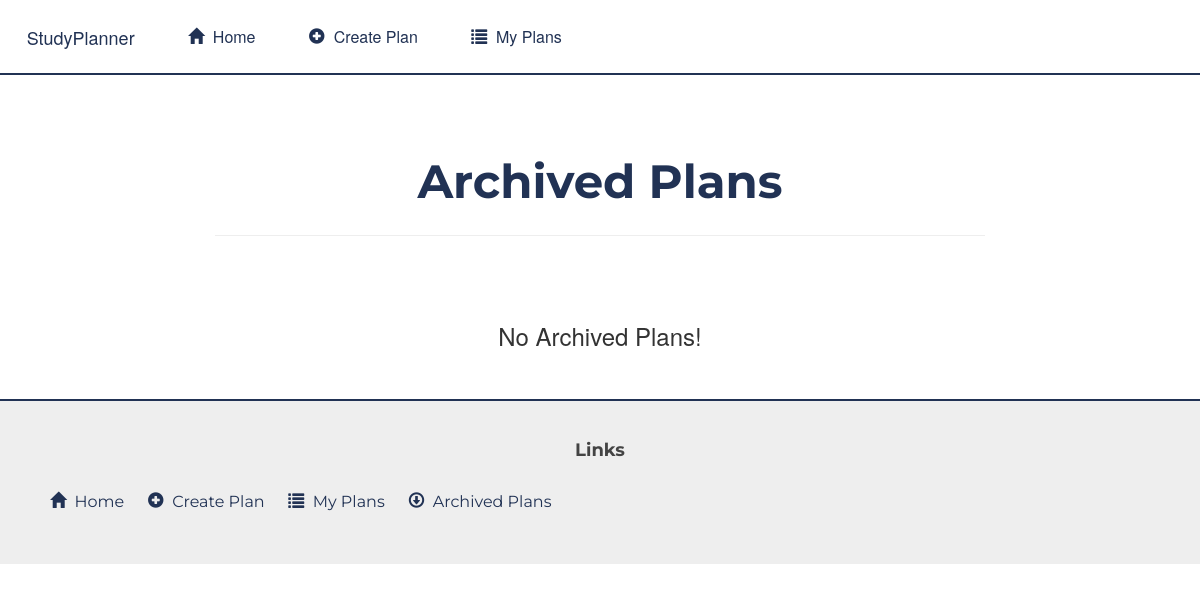
Page /planner/archived-plans/ on the earlier database version.
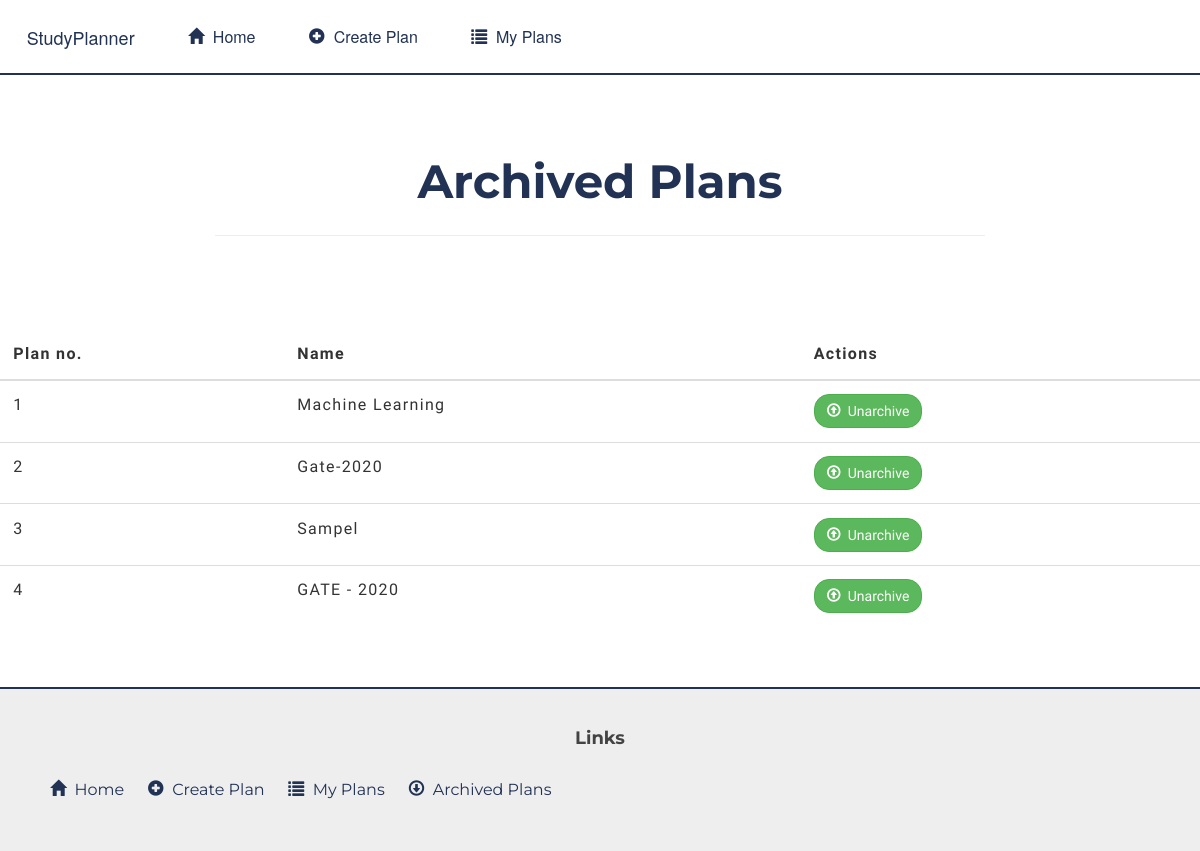
Same page on the later database version.
### studyplanner/models.py (models this page shows, shortened)
class Plan(models.Model):
	name = models.CharField(max_length=100,null=False,blank=False)
	is_completed = models.BooleanField(default=False)
	description = models.TextField(default='')
	deadline = models.DateField(default=datetime.date.today)
	completed_subjects = models.IntegerField(default=0)
	completed_paths = models.IntegerField(default=0)
	completed_on = models.DateField(default=datetime.date.today)
	archived = models.BooleanField(default=False)
	class Meta:
		ordering = ['is_completed']

### studyplanner/views.py (the view)
def archived_plans(request):
	plans = Plan.objects.filter(archived=True)
	return render(request, 'studyplanner/archived_plans.html', {'plans':plans})

### studyplanner/templates/studyplanner/archived_plans.html (shortened to what this page needs)
{% extends 'studyplanner/base.html' %}
{% block content %}
<div class="container-fluid">
	<div class="pageBody">
		<div class="row">
			<div class="col-sm-offset-2 col-md-offset-2 col-sm-8 col-md-8">
				<div class="text-center" style="padding-top:35pt; padding-bottom: 35pt;">
					<b class="extraBig">Archived Plans</b>
					<hr>
				</div>
			</div>
		</div>
		<div class="panels">
			{% if plans.count > 0 %}
				<div class="row">
					<div class="table-responsive dataTable">
						<table class="table table-hover">
							<thead>
								<tr>
									<th>Plan no.</th>
									<th>Name</th>
									<th>Actions</th>
								</tr>
							</thead>
							<tbody>
								{% for plan in plans %}
									<tr>
										<td>{{ forloop.counter }}</td>
										<td>{{ plan.name }}</td>
										<td>
											<a href="{% url 'studyplanner:unarchive-plan' pk=plan.pk %}">
												<button class="btn btn-success"><span class="glyphicon glyphicon-upload"></span>&nbsp; Unarchive</button>
											</a>
										</td>
									</tr>
								{% endfor %}
							</tbody>
						</table>
					</div>
				</div>
			{% else %}
				<div class="text-center">
					<h3>No Archived Plans!</h3>
				</div>
			{% endif %}
		</div>
	</div>
</div>
{% endblock %}

Differences in the rows shown:
added Plan: name "Machine Learning"
now on this page (row edited): Plan: name "Gate-2020"
now on this page (row edited): Plan: name "Sampel"
added Plan: name "GATE - 2020"
Other differences:
text no longer shown: "No Archived Plans!"
text now shown: "Plan no. Name Actions"
